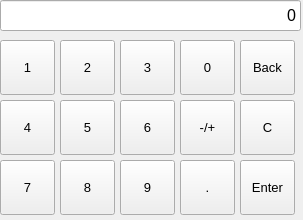
<?xml version="1.0" encoding="UTF-8"?>
<ui version="4.0">
 <class>Dialog</class>
 <widget class="QDialog" name="Dialog">
  <property name="geometry">
   <rect>
    <x>0</x>
    <y>0</y>
    <width>303</width>
    <height>220</height>
   </rect>
  </property>
  <property name="windowTitle">
   <string>Dialog</string>
  </property>
  <widget class="QToolButton" name="toolButton_2">
   <property name="geometry">
    <rect>
     <x>60</x>
     <y>40</y>
     <width>55</width>
     <height>55</height>
    </rect>
   </property>
   <property name="font">
    <font>
     <pointsize>10</pointsize>
    </font>
   </property>
   <property name="text">
    <string>2</string>
   </property>
   <property name="icon">
    <iconset resource="resource.qrc">
     <normaloff>:/picture/2.png</normaloff>:/picture/2.png</iconset>
   </property>
  </widget>
  <widget class="QToolButton" name="toolButton_point">
   <property name="geometry">
    <rect>
     <x>180</x>
     <y>160</y>
     <width>55</width>
     <height>55</height>
    </rect>
   </property>
   <property name="font">
    <font>
     <pointsize>10</pointsize>
    </font>
   </property>
   <property name="text">
    <string>.</string>
   </property>
   <property name="icon">
    <iconset resource="resource.qrc">
     <normaloff>:/picture/dot.png</normaloff>:/picture/dot.png</iconset>
   </property>
  </widget>
  <widget class="QToolButton" name="toolButton_1">
   <property name="geometry">
    <rect>
     <x>0</x>
     <y>40</y>
     <width>55</width>
     <height>55</height>
    </rect>
   </property>
   <property name="font">
    <font>
     <pointsize>10</pointsize>
    </font>
   </property>
   <property name="text">
    <string>1</string>
   </property>
   <property name="icon">
    <iconset resource="resource.qrc">
     <normaloff>:/picture/1.png</normaloff>:/picture/1.png</iconset>
   </property>
  </widget>
  <widget class="QToolButton" name="toolButton_0">
   <property name="geometry">
    <rect>
     <x>180</x>
     <y>40</y>
     <width>55</width>
     <height>55</height>
    </rect>
   </property>
   <property name="font">
    <font>
     <pointsize>10</pointsize>
    </font>
   </property>
   <property name="text">
    <string>0</string>
   </property>
   <property name="icon">
    <iconset resource="resource.qrc">
     <normaloff>:/picture/0.png</normaloff>:/picture/0.png</iconset>
   </property>
  </widget>
  <widget class="QToolButton" name="toolButton_enter">
   <property name="geometry">
    <rect>
     <x>240</x>
     <y>160</y>
     <width>55</width>
     <height>55</height>
    </rect>
   </property>
   <property name="font">
    <font>
     <pointsize>10</pointsize>
    </font>
   </property>
   <property name="text">
    <string>Enter</string>
   </property>
   <property name="icon">
    <iconset resource="resource.qrc">
     <normaloff>:/picture/enter.png</normaloff>:/picture/enter.png</iconset>
   </property>
  </widget>
  <widget class="QToolButton" name="toolButton_3">
   <property name="geometry">
    <rect>
     <x>120</x>
     <y>40</y>
     <width>55</width>
     <height>55</height>
    </rect>
   </property>
   <property name="font">
    <font>
     <pointsize>10</pointsize>
    </font>
   </property>
   <property name="text">
    <string>3</string>
   </property>
   <property name="icon">
    <iconset resource="resource.qrc">
     <normaloff>:/picture/3.png</normaloff>:/picture/3.png</iconset>
   </property>
  </widget>
  <widget class="QToolButton" name="toolButton_back">
   <property name="geometry">
    <rect>
     <x>240</x>
     <y>40</y>
     <width>55</width>
     <height>55</height>
    </rect>
   </property>
   <property name="font">
    <font>
     <pointsize>10</pointsize>
    </font>
   </property>
   <property name="text">
    <string>Back</string>
   </property>
   <property name="icon">
    <iconset resource="resource.qrc">
     <normaloff>:/picture/back.png</normaloff>:/picture/back.png</iconset>
   </property>
  </widget>
  <widget class="QToolButton" name="toolButton_5">
   <property name="geometry">
    <rect>
     <x>60</x>
     <y>100</y>
     <width>55</width>
     <height>55</height>
    </rect>
   </property>
   <property name="font">
    <font>
     <pointsize>10</pointsize>
    </font>
   </property>
   <property name="text">
    <string>5</string>
   </property>
   <property name="icon">
    <iconset resource="resource.qrc">
     <normaloff>:/picture/5.png</normaloff>:/picture/5.png</iconset>
   </property>
  </widget>
  <widget class="QToolButton" name="toolButton_4">
   <property name="geometry">
    <rect>
     <x>0</x>
     <y>100</y>
     <width>55</width>
     <height>55</height>
    </rect>
   </property>
   <property name="font">
    <font>
     <pointsize>10</pointsize>
    </font>
   </property>
   <property name="text">
    <string>4</string>
   </property>
   <property name="icon">
    <iconset resource="resource.qrc">
     <normaloff>:/picture/4.png</normaloff>:/picture/4.png</iconset>
   </property>
  </widget>
  <widget class="QLineEdit" name="display">
   <property name="geometry">
    <rect>
     <x>0</x>
     <y>0</y>
     <width>301</width>
     <height>31</height>
    </rect>
   </property>
   <property name="font">
    <font>
     <pointsize>12</pointsize>
    </font>
   </property>
   <property name="text">
    <string>0</string>
   </property>
   <property name="alignment">
    <set>Qt::AlignRight|Qt::AlignTrailing|Qt::AlignVCenter</set>
   </property>
  </widget>
  <widget class="QToolButton" name="toolButton_clear">
   <property name="geometry">
    <rect>
     <x>240</x>
     <y>100</y>
     <width>55</width>
     <height>55</height>
    </rect>
   </property>
   <property name="font">
    <font>
     <pointsize>10</pointsize>
    </font>
   </property>
   <property name="text">
    <string>C</string>
   </property>
   <property name="icon">
    <iconset resource="resource.qrc">
     <normaloff>:/picture/clear.png</normaloff>:/picture/clear.png</iconset>
   </property>
  </widget>
  <widget class="QToolButton" name="toolButton_7">
   <property name="geometry">
    <rect>
     <x>0</x>
     <y>160</y>
     <width>55</width>
     <height>55</height>
    </rect>
   </property>
   <property name="font">
    <font>
     <pointsize>10</pointsize>
    </font>
   </property>
   <property name="text">
    <string>7</string>
   </property>
   <property name="icon">
    <iconset resource="resource.qrc">
     <normaloff>:/picture/7.png</normaloff>:/picture/7.png</iconset>
   </property>
  </widget>
  <widget class="QToolButton" name="toolButton_6">
   <property name="geometry">
    <rect>
     <x>120</x>
     <y>100</y>
     <width>55</width>
     <height>55</height>
    </rect>
   </property>
   <property name="font">
    <font>
     <pointsize>10</pointsize>
    </font>
   </property>
   <property name="text">
    <string>6</string>
   </property>
   <property name="icon">
    <iconset resource="resource.qrc">
     <normaloff>:/picture/6.png</normaloff>:/picture/6.png</iconset>
   </property>
  </widget>
  <widget class="QToolButton" name="toolButton_sign">
   <property name="geometry">
    <rect>
     <x>180</x>
     <y>100</y>
     <width>55</width>
     <height>55</height>
    </rect>
   </property>
   <property name="font">
    <font>
     <pointsize>10</pointsize>
    </font>
   </property>
   <property name="text">
    <string>-/+</string>
   </property>
   <property name="icon">
    <iconset resource="resource.qrc">
     <normaloff>:/picture/sign.png</normaloff>:/picture/sign.png</iconset>
   </property>
  </widget>
  <widget class="QToolButton" name="toolButton_8">
   <property name="geometry">
    <rect>
     <x>60</x>
     <y>160</y>
     <width>55</width>
     <height>55</height>
    </rect>
   </property>
   <property name="font">
    <font>
     <pointsize>10</pointsize>
    </font>
   </property>
   <property name="text">
    <string>8</string>
   </property>
   <property name="icon">
    <iconset resource="resource.qrc">
     <normaloff>:/picture/8.png</normaloff>:/picture/8.png</iconset>
   </property>
  </widget>
  <widget class="QToolButton" name="toolButton_9">
   <property name="geometry">
    <rect>
     <x>120</x>
     <y>160</y>
     <width>55</width>
     <height>55</height>
    </rect>
   </property>
   <property name="font">
    <font>
     <pointsize>10</pointsize>
    </font>
   </property>
   <property name="text">
    <string>9</string>
   </property>
   <property name="icon">
    <iconset resource="resource.qrc">
     <normaloff>:/picture/9.png</normaloff>:/picture/9.png</iconset>
   </property>
  </widget>
 </widget>
 <layoutdefault spacing="6" margin="11"/>
 <resources>
  <include location="resource.qrc"/>
 </resources>
 <connections/>
</ui>
